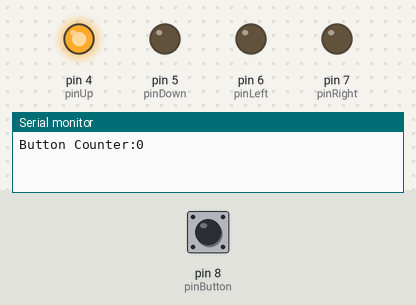
Bench run of a sketch on a simulated Arduino Uno, built with avr-gcc and run on an emulated ATmega328P. On the bench: output pins drawn as LEDs (lit = HIGH), the last lines printed to the serial monitor. The inputs (shaded band) are chosen by the test bench; at power-on: pin 8 (pinButton) HIGH.

Above: at 0.1 s.
At 4.1 s:
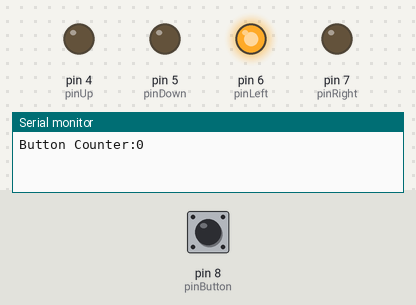
At 8.1 s:
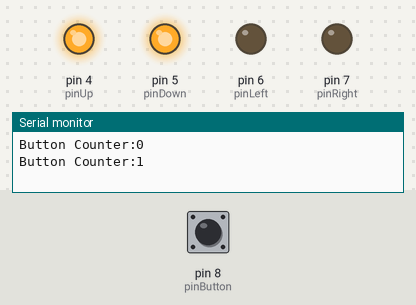
At 10.1 s:
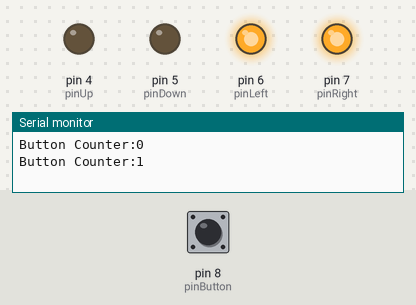
At 12.1 s:
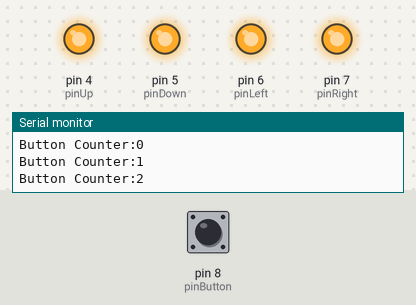
At 13.1 s:
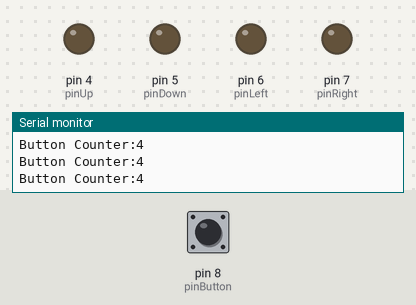
Timing chart, 0 to 14.6 s (numbered marks = the images above):
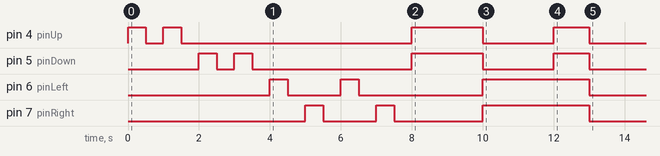

The sketch:

Traffic_Light__4-light.ino
```cpp
int pinUp = 4;
int pinDown = 5;
int pinLeft = 6;
int pinRight = 7;
int pinButton = 8;

//Variables
int buttonState = 0;
int buttonCounter = 0;
int debugProgram = 1;


void setup() {
  Serial.begin(9600);
  pinMode(pinUp, OUTPUT);
  pinMode(pinDown, OUTPUT);
  pinMode(pinLeft, OUTPUT);
  pinMode(pinRight, OUTPUT);
  pinMode(pinButton, INPUT_PULLUP);
}


//Blink light functions
void blink_pinUp (int onDelay, int offDelay) {
  digitalWrite(pinUp, HIGH);
  delay(onDelay);
  digitalWrite(pinUp, LOW);
  delay(offDelay);
}

void blink_pinDown (int onDelay, int offDelay) {
  digitalWrite(pinDown, HIGH);
  delay(onDelay);
  digitalWrite(pinDown, LOW);
  delay(offDelay);
}

void blink_pinLeft (int onDelay, int offDelay) {
  digitalWrite(pinLeft, HIGH);
  delay(onDelay);
  digitalWrite(pinLeft, LOW);
  delay(offDelay);
}

void blink_pinRight (int onDelay, int offDelay) {
  digitalWrite(pinRight, HIGH);
  delay(onDelay);
  digitalWrite(pinRight, LOW);
  delay(offDelay);
}

// Lights on functions
void on_pinUp () {
  digitalWrite(pinUp, HIGH);
  //delay(25);
}

void on_pinDown () {
  digitalWrite(pinDown, HIGH);
  //delay(25);
}

void on_pinLeft () {
  digitalWrite(pinLeft, HIGH);
 // delay(25);
}

void on_pinRight () {
  digitalWrite(pinRight, HIGH);
  //delay(25);
}

// Lights off functions
void off_pinUp () {
  digitalWrite(pinUp, LOW);
  //delay(25);
}

void off_pinDown () {
  digitalWrite(pinDown, LOW);
  //delay(25);
}

void off_pinLeft () {
  digitalWrite(pinLeft, LOW);
  //delay(25);
}

void off_pinRight () {
  digitalWrite(pinRight, LOW);
  //delay(25);
}

void all_on () {
  digitalWrite(pinUp, HIGH);
  digitalWrite(pinLeft, HIGH);
  digitalWrite(pinRight, HIGH);
  digitalWrite(pinDown, HIGH);
}

void all_off () {
  digitalWrite(pinUp, LOW);
  digitalWrite(pinLeft, LOW);
  digitalWrite(pinRight, LOW);
  digitalWrite(pinDown, LOW);
}


void konami_code(int onDelay, int offDelay) {


blink_pinUp(onDelay,offDelay);
blink_pinUp(onDelay,offDelay);
blink_pinDown(onDelay,offDelay);
blink_pinDown(onDelay,offDelay);
blink_pinLeft(onDelay,offDelay);
blink_pinRight(onDelay,offDelay);
blink_pinLeft(onDelay,offDelay);
blink_pinRight(onDelay,offDelay);

}

void lights_UDLR(int onDelay) {
on_pinUp();
on_pinDown();
delay(onDelay);
off_pinUp();
off_pinDown();
on_pinLeft();
on_pinRight();
delay(onDelay);
off_pinLeft();
off_pinRight();
}

void lights_alt_onoff(int onDelay) {
all_on();
delay(onDelay);
}


void loop() {

//Debug

if (debugProgram == 1) {
//Serial.println("Debugging Traffic Light Program");
Serial.print("Button Counter:");
Serial.println(buttonCounter);
}


//End Debug

  //Read button state (pressed or not pressed?)
  buttonState = digitalRead(pinButton);

  //If button pressed...
  if (buttonState == HIGH) {
    if ( buttonCounter == 0) {
      konami_code(500,500);
      buttonCounter++; //next function
    }
    else if ( buttonCounter == 1) {
      lights_UDLR(2000);
      buttonCounter++; //next function
    }
        else if ( buttonCounter == 2) {
      lights_alt_onoff(1000);
      buttonCounter++; //next function
    }
        else if ( buttonCounter == 3) {
      all_on();
      buttonCounter++; //next function
    }
        else if ( buttonCounter == 4) {
      all_off();
      buttonCounter == 0;
       }
    }
  }
```

Measured:
- by itself, pin 4 (pinUp): LOW → HIGH at 0.00 s, → LOW 0.50 s later, → HIGH 0.50 s later, → LOW 0.50 s later, … (8 changes in this stretch)
- by itself, pin 5 (pinDown): LOW → HIGH at 2.0 s, → LOW 0.50 s later, → HIGH 0.50 s later, → LOW 0.50 s later, … (8 changes in this stretch)
- by itself, pin 6 (pinLeft): goes HIGH 0.50 s, LOW 1.5 s, HIGH 0.50 s, LOW 3.5 s, HIGH 3.0 s, then LOW
- by itself, pin 7 (pinRight): goes HIGH 0.50 s, LOW 1.5 s, HIGH 0.50 s, LOW 2.5 s, HIGH 3.0 s, then LOW
